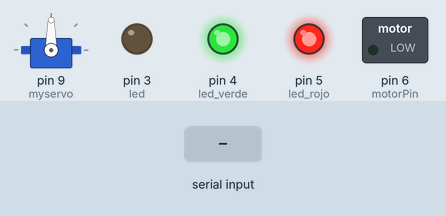
This sketch was run on a simulated Arduino Uno, built with avr-gcc and run on an emulated ATmega328P. Parts: servo, switched loads named in the sketch (green lamp = pin HIGH), output pins drawn as LEDs (lit = HIGH). The inputs (shaded band) are chosen by the test bench.

Above: at 1.2 s.
1.3 s: "1" received over Serial
At 1.6 s:
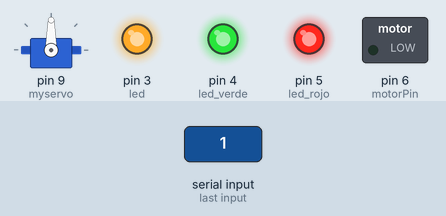
2.8 s: byte 98 ('b') received over Serial
At 4.0 s:
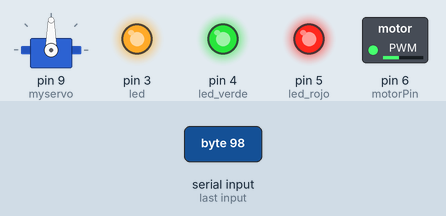
4.3 s: byte 100 ('d') received over Serial
At 5.1 s:
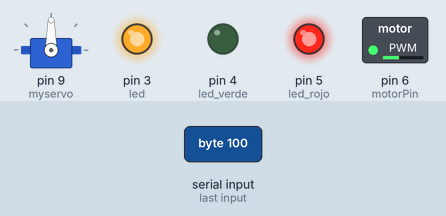
5.8 s: byte 99 ('c') received over Serial
At 6.3 s:
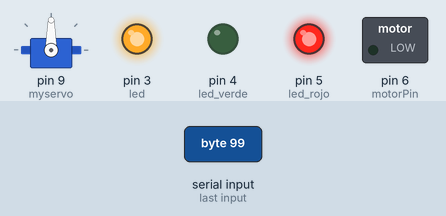
7.3 s: byte 101 ('e') received over Serial
At 8.5 s:
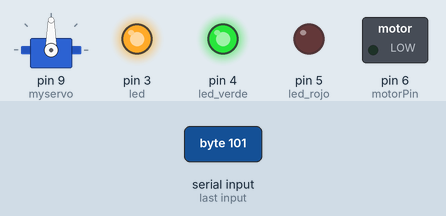
8.8 s: "2" received over Serial
At 9.7 s:
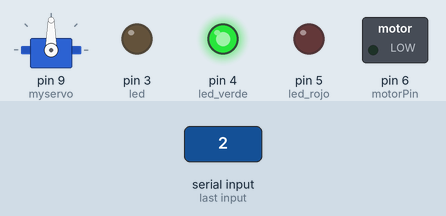
Timing chart, 0 to 11.3 s (numbered marks = the images above; inputs shaded):
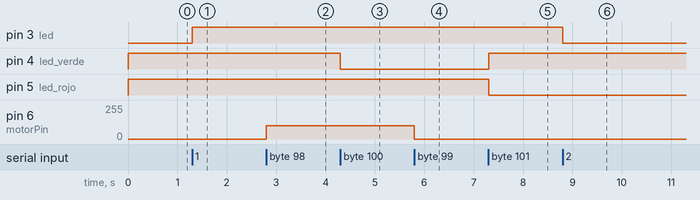

Measured:
- after the input at 1.3 s, pin 3 (led): LOW → HIGH at once
- after the input at 2.8 s, pin 6 (motorPin): 0/255 → 100/255 at once
- after the input at 4.3 s, pin 4 (led_verde): HIGH → LOW at once
- after the input at 5.8 s, pin 6 (motorPin): 100/255 → 0/255 at once
- after the input at 7.3 s, pin 4 (led_verde): LOW → HIGH at once; pin 5 (led_rojo): HIGH → LOW at once
- after the input at 8.8 s, pin 3 (led): HIGH → LOW at once

The sketch:

cocherobot.ino
```cpp
#include <Servo.h> // lamar a la libreria del servomotor

Servo myservo;  // crear el objeto servo para controlar al servomotor
int val=90;    // variable que almacenara los grados de movimiento del servomotor
int led = 3;
int led_verde = 4; //Un polo del motor
int led_rojo = 5;  //Otro polo
int motorPin = 6;  // Regulacion de velocidad

void setup()
{
  pinMode(led, OUTPUT);
  pinMode(led_verde, OUTPUT);
  pinMode(led_rojo, OUTPUT);
  pinMode(motorPin, OUTPUT);
  digitalWrite(led_verde, HIGH);
  digitalWrite(led_rojo, HIGH);
  myservo.attach(9);  // atribuye el pin 9 al servomotor para transferir los datos
  Serial.begin(9600); // iniciar comunicacion serial
}

void loop()
{
  if (Serial.available() > 0) { //lee si el monitor serial recibe datos, si es asi entra al ciclo if
    int inByte = Serial.read(); //asigna el contenido del monitor serial a la variable.

    switch (inByte) {  //ciclos switch para determinar el valor que obtendra la variable val, segun sea el contenido de la variable inByte
      case 48:  //el contenido delmonitor seral es recibido como codigo ASCII, donde cero  es igual a 48 en codigo ASCII
        break;  //salir del ciclo
      case '1': //la compracion tambien se puede hacer usando el caracter encerrado entre comillas simples
        digitalWrite(led, HIGH); //si el caso es 1 la variable val tendra el valor de 20
        break;  //salir del ciclo
      case '2': //...
        digitalWrite(led, LOW);
        break;
      case '3':
        val=140;
        break;
      case '4':
        val=110;
        break;
      case '5':
        val=90;
        break;
      case '6':
        val=70;
        break;
      case '7':
        val=40;
        break;
      case '8':
        analogWrite(motorPin, 255);
        break;
      case '9':
        analogWrite(motorPin, 180);
        break;
        case 'a':
        analogWrite(motorPin, 135);
        break;
        case 'b':
        analogWrite(motorPin, 100);
        break;
        case 'c':
        analogWrite(motorPin, 0);
        break;
        case 'd': //Reversa
        digitalWrite(led_verde, LOW);
        digitalWrite(led_rojo, HIGH);
        break;
        case 'e': //Directa
        digitalWrite(led_rojo, LOW);
        digitalWrite(led_verde, HIGH);
        break;
        case 'f': //Directa
        digitalWrite(led_rojo, HIGH);
        digitalWrite(led_verde, HIGH);
        break;
      default:  // en el caso de que no se haya introducido algun valor entre 0 y 9 se imprimira un mensaje en el monitor serial
        Serial.println("Introduce un valor entre 0-9 !!!");
    }
   myservo.write(val);
   delay(30);           // espera a que el servo llegue a la posicion indicada antes de recibir otra orden
   }
}
```
